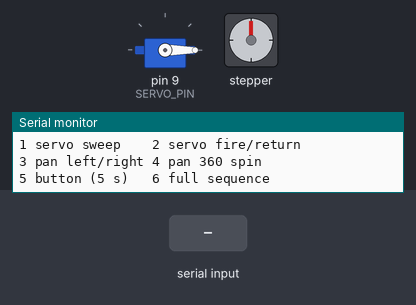
The sketch below on a simulated Arduino Uno, built with avr-gcc and run on an emulated ATmega328P. Parts: servo, stepper motor, the last lines printed to the serial monitor. Inputs (shaded band) come from the test bench. Stepper angles assume 4096 steps per turn.

Above: at 1.2 s.
1.3 s: "1" received over Serial
At 2.56 s:
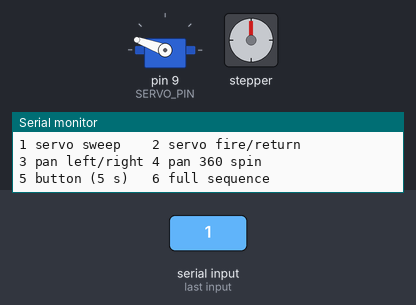
4.3 s: "2" received over Serial
At 4.5 s:
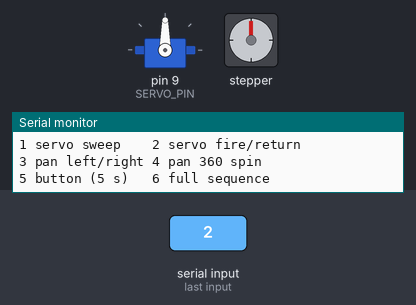
6.2 s: "3" received over Serial
At 7.1 s:
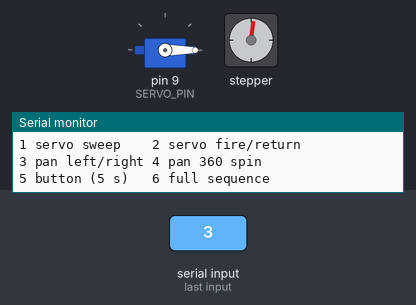
12.2 s: "1" received over Serial
At 14.64 s:
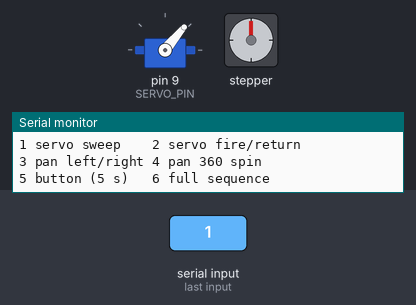
15.2 s: "6" received over Serial
At 18.86 s:
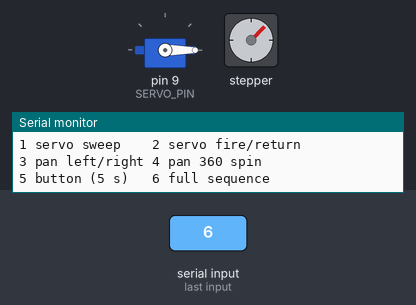
Timing chart, 0 to 19.2 s (numbered marks = the images above; inputs shaded):
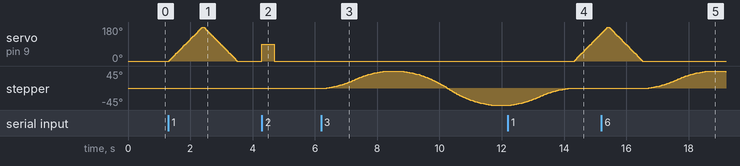

Measured:
- after the input at 1.3 s, servo on pin 9 (SERVO_PIN): rises from 0° to 180° in 1.1 s, then falls to 0° in 1.1 s
- after the input at 4.3 s, servo on pin 9 (SERVO_PIN): 0° → 90° at once, → 0° 0.40 s later
- after the input at 6.2 s, stepper: turns 45° clockwise in 2.0 s, then 90° counter-clockwise in 3.0 s
- after the input at 12.2 s, servo on pin 9 (SERVO_PIN): moves from 0° to 145° over 0.84 s, starting after 2.1 s
- after the input at 15.2 s, stepper: turns 45° clockwise in 2.0 s, then 2° counter-clockwise in 0.17 s

The sketch:

AsteroidTester.ino
```cpp
// Asteroid tower test suite (UNO R3)
// Push servo: D9   Pan stepper (ULN2003): D4,D5,D6,D7   Test button: D2 to GND
#include <Servo.h>
#include <AccelStepper.h>

const int SERVO_PIN = 9, BTN_PIN = 2;
const int REST = 0, FIRE = 90;                  // adjust to your arm
AccelStepper pan(AccelStepper::HALF4WIRE, 4, 6, 5, 7);   // IN1, IN3, IN2, IN4
Servo push;

void menu() {
  Serial.println(F("\n--- Tower tests ---"));
  Serial.println(F("1 servo sweep    2 servo fire/return"));
  Serial.println(F("3 pan left/right 4 pan 360 spin"));
  Serial.println(F("5 button (5 s)   6 full sequence"));
}

void servoSweep() {
  for (int a = REST; a <= 180; a += 5) { push.write(a); delay(30); }
  for (int a = 180; a >= REST; a -= 5) { push.write(a); delay(30); }
  Serial.println(F("servo sweep done"));
}

void servoFire() {
  push.write(FIRE); delay(400);
  push.write(REST); delay(400);
  Serial.println(F("servo fire done"));
}

void runTo(long target) {
  pan.moveTo(target);
  while (pan.distanceToGo() != 0) pan.run();
}

void panLR() {
  runTo(512);  delay(300);          // about 45 degrees
  runTo(-512); delay(300);
  runTo(0);
  Serial.println(F("pan left/right done"));
}

void panSpin() {
  runTo(pan.currentPosition() + 4096);   // one full turn
  runTo(0);
  Serial.println(F("pan spin done"));
}

void buttonTest() {
  Serial.println(F("press the test button..."));
  unsigned long t = millis();
  bool last = HIGH;
  while (millis() - t < 5000) {
    bool now = digitalRead(BTN_PIN);
    if (now != last) { Serial.println(now == LOW ? F("PRESSED") : F("released")); last = now; delay(30); }
  }
  Serial.println(F("button test done"));
}

void setup() {
  Serial.begin(115200);
  pinMode(BTN_PIN, INPUT_PULLUP);
  push.attach(SERVO_PIN);
  push.write(REST);
  pan.setMaxSpeed(800);
  pan.setAcceleration(400);
  menu();
}

void loop() {
  if (!Serial.available()) return;
  char c = Serial.read();
  switch (c) {
    case '1': servoSweep(); break;
    case '2': servoFire(); break;
    case '3': panLR(); break;
    case '4': panSpin(); break;
    case '5': buttonTest(); break;
    case '6': panLR(); servoFire(); buttonTest(); break;
    default: return;
  }
  menu();
}
```
